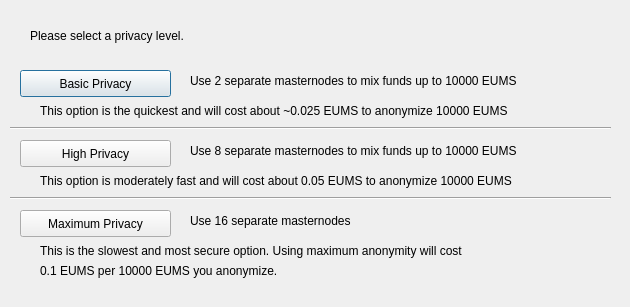
<?xml version="1.0" encoding="UTF-8"?>
<ui version="4.0">
 <class>ObfuscationConfig</class>
 <widget class="QDialog" name="ObfuscationConfig">
  <property name="geometry">
   <rect>
    <x>0</x>
    <y>0</y>
    <width>630</width>
    <height>307</height>
   </rect>
  </property>
  <property name="windowTitle">
   <string>Configure Obfuscation</string>
  </property>
  <widget class="QPushButton" name="buttonBasic">
   <property name="geometry">
    <rect>
     <x>20</x>
     <y>70</y>
     <width>151</width>
     <height>27</height>
    </rect>
   </property>
   <property name="text">
    <string>Basic Privacy</string>
   </property>
  </widget>
  <widget class="QPushButton" name="buttonHigh">
   <property name="geometry">
    <rect>
     <x>20</x>
     <y>140</y>
     <width>151</width>
     <height>27</height>
    </rect>
   </property>
   <property name="text">
    <string>High Privacy</string>
   </property>
  </widget>
  <widget class="QPushButton" name="buttonMax">
   <property name="geometry">
    <rect>
     <x>20</x>
     <y>210</y>
     <width>151</width>
     <height>27</height>
    </rect>
   </property>
   <property name="text">
    <string>Maximum Privacy</string>
   </property>
  </widget>
  <widget class="QLabel" name="label">
   <property name="geometry">
    <rect>
     <x>30</x>
     <y>20</y>
     <width>571</width>
     <height>31</height>
    </rect>
   </property>
   <property name="text">
    <string>Please select a privacy level.</string>
   </property>
  </widget>
  <widget class="QLabel" name="label_2">
   <property name="geometry">
    <rect>
     <x>190</x>
     <y>70</y>
     <width>421</width>
     <height>21</height>
    </rect>
   </property>
   <property name="text">
    <string>Use 2 separate masternodes to mix funds up to 10000 EUMS</string>
   </property>
  </widget>
  <widget class="QLabel" name="label_3">
   <property name="geometry">
    <rect>
     <x>190</x>
     <y>140</y>
     <width>411</width>
     <height>21</height>
    </rect>
   </property>
   <property name="text">
    <string>Use 8 separate masternodes to mix funds up to 10000 EUMS</string>
   </property>
  </widget>
  <widget class="QLabel" name="label_4">
   <property name="geometry">
    <rect>
     <x>190</x>
     <y>210</y>
     <width>421</width>
     <height>21</height>
    </rect>
   </property>
   <property name="text">
    <string>Use 16 separate masternodes</string>
   </property>
  </widget>
  <widget class="QLabel" name="label_6">
   <property name="geometry">
    <rect>
     <x>40</x>
     <y>100</y>
     <width>561</width>
     <height>21</height>
    </rect>
   </property>
   <property name="text">
    <string>This option is the quickest and will cost about ~0.025 EUMS to anonymize 10000 EUMS</string>
   </property>
  </widget>
  <widget class="QLabel" name="label_7">
   <property name="geometry">
    <rect>
     <x>40</x>
     <y>170</y>
     <width>561</width>
     <height>21</height>
    </rect>
   </property>
   <property name="text">
    <string>This option is moderately fast and will cost about 0.05 EUMS to anonymize 10000 EUMS</string>
   </property>
  </widget>
  <widget class="QLabel" name="label_8">
   <property name="geometry">
    <rect>
     <x>40</x>
     <y>240</y>
     <width>561</width>
     <height>21</height>
    </rect>
   </property>
   <property name="text">
    <string>This is the slowest and most secure option. Using maximum anonymity will cost</string>
   </property>
  </widget>
  <widget class="QLabel" name="label_9">
   <property name="geometry">
    <rect>
     <x>40</x>
     <y>260</y>
     <width>561</width>
     <height>21</height>
    </rect>
   </property>
   <property name="text">
    <string>0.1 EUMS per 10000 EUMS you anonymize.</string>
   </property>
  </widget>
  <widget class="Line" name="line">
   <property name="geometry">
    <rect>
     <x>10</x>
     <y>120</y>
     <width>601</width>
     <height>16</height>
    </rect>
   </property>
   <property name="orientation">
    <enum>Qt::Horizontal</enum>
   </property>
  </widget>
  <widget class="Line" name="line_2">
   <property name="geometry">
    <rect>
     <x>10</x>
     <y>190</y>
     <width>601</width>
     <height>16</height>
    </rect>
   </property>
   <property name="orientation">
    <enum>Qt::Horizontal</enum>
   </property>
  </widget>
 </widget>
 <resources/>
 <connections/>
</ui>
